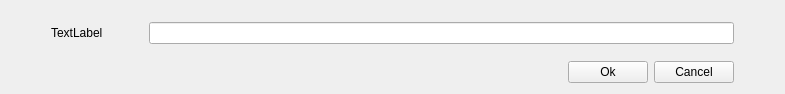
<?xml version="1.0" encoding="UTF-8"?>
<ui version="4.0">
 <class>CreateDialog</class>
 <widget class="QWidget" name="CreateDialog">
  <property name="geometry">
   <rect>
    <x>0</x>
    <y>0</y>
    <width>785</width>
    <height>94</height>
   </rect>
  </property>
  <property name="windowTitle">
   <string>Form</string>
  </property>
  <layout class="QGridLayout" name="gridLayout">
   <item row="1" column="0">
    <spacer name="horizontalSpacer">
     <property name="orientation">
      <enum>Qt::Orientation::Horizontal</enum>
     </property>
     <property name="sizeType">
      <enum>QSizePolicy::Policy::Maximum</enum>
     </property>
     <property name="sizeHint" stdset="0">
      <size>
       <width>40</width>
       <height>20</height>
      </size>
     </property>
    </spacer>
   </item>
   <item row="2" column="1">
    <layout class="QGridLayout" name="gridLayout_2">
     <property name="sizeConstraint">
      <enum>QLayout::SizeConstraint::SetFixedSize</enum>
     </property>
     <item row="0" column="2">
      <widget class="QPushButton" name="cancelButton">
       <property name="text">
        <string>Cancel</string>
       </property>
      </widget>
     </item>
     <item row="0" column="1">
      <widget class="QPushButton" name="okButton">
       <property name="text">
        <string>Ok</string>
       </property>
      </widget>
     </item>
     <item row="0" column="0">
      <spacer name="horizontalSpacer_4">
       <property name="orientation">
        <enum>Qt::Orientation::Horizontal</enum>
       </property>
       <property name="sizeHint" stdset="0">
        <size>
         <width>40</width>
         <height>20</height>
        </size>
       </property>
      </spacer>
     </item>
    </layout>
   </item>
   <item row="1" column="1">
    <layout class="QGridLayout" name="gridLayout_3">
     <item row="0" column="3">
      <spacer name="verticalSpacer_3">
       <property name="orientation">
        <enum>Qt::Orientation::Vertical</enum>
       </property>
       <property name="sizeHint" stdset="0">
        <size>
         <width>20</width>
         <height>40</height>
        </size>
       </property>
      </spacer>
     </item>
     <item row="2" column="3">
      <spacer name="verticalSpacer_2">
       <property name="orientation">
        <enum>Qt::Orientation::Vertical</enum>
       </property>
       <property name="sizeHint" stdset="0">
        <size>
         <width>20</width>
         <height>40</height>
        </size>
       </property>
      </spacer>
     </item>
     <item row="1" column="3">
      <widget class="QLineEdit" name="lineEdit"/>
     </item>
     <item row="1" column="2">
      <spacer name="horizontalSpacer_3">
       <property name="orientation">
        <enum>Qt::Orientation::Horizontal</enum>
       </property>
       <property name="sizeType">
        <enum>QSizePolicy::Policy::Maximum</enum>
       </property>
       <property name="sizeHint" stdset="0">
        <size>
         <width>40</width>
         <height>20</height>
        </size>
       </property>
      </spacer>
     </item>
     <item row="1" column="0">
      <widget class="QLabel" name="label">
       <property name="text">
        <string>TextLabel</string>
       </property>
      </widget>
     </item>
    </layout>
   </item>
   <item row="0" column="1">
    <spacer name="verticalSpacer">
     <property name="orientation">
      <enum>Qt::Orientation::Vertical</enum>
     </property>
     <property name="sizeType">
      <enum>QSizePolicy::Policy::Maximum</enum>
     </property>
     <property name="sizeHint" stdset="0">
      <size>
       <width>20</width>
       <height>10</height>
      </size>
     </property>
    </spacer>
   </item>
   <item row="1" column="2">
    <spacer name="horizontalSpacer_2">
     <property name="orientation">
      <enum>Qt::Orientation::Horizontal</enum>
     </property>
     <property name="sizeType">
      <enum>QSizePolicy::Policy::Maximum</enum>
     </property>
     <property name="sizeHint" stdset="0">
      <size>
       <width>40</width>
       <height>20</height>
      </size>
     </property>
    </spacer>
   </item>
  </layout>
 </widget>
 <resources/>
 <connections/>
</ui>
